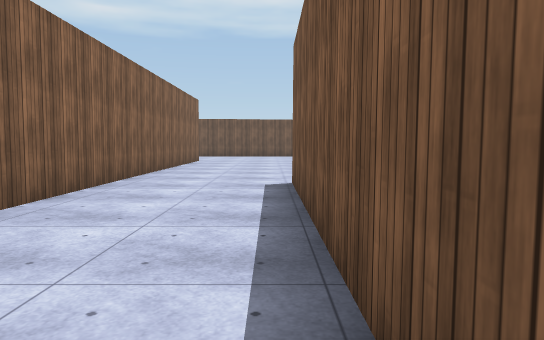
View 1 (above)

20 first-person views from a walk through a Unity game level. The camera is 1.3 m above the floor, tilts 4° down and sees 70° across. The floor is counted in squares, 2 m on a side. Each view is taken from the middle of a square. On the plan, view 1 faces up. The plan holds only what a view shows up to about 11 squares ahead; the rest is blank. The player is left out. Surface patterns are stand-ins for the level's own textures.

View 2
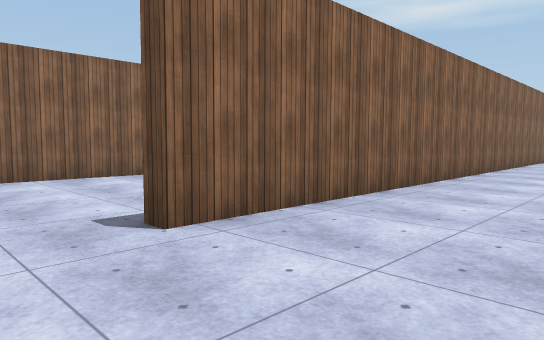

View 3
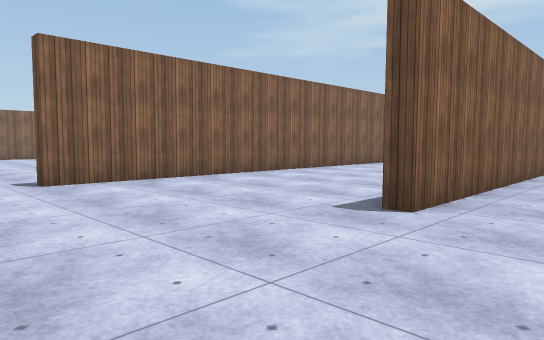

View 4
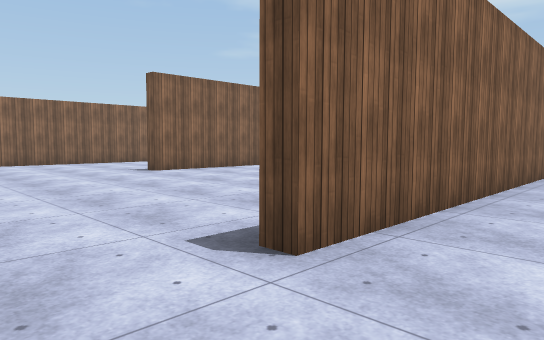

View 5
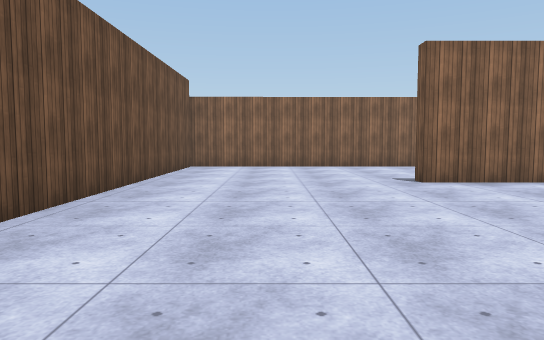

View 6
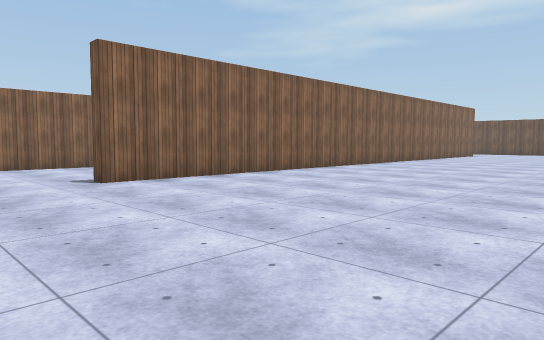

View 7
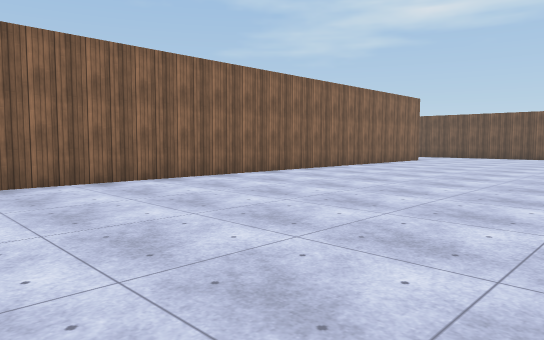

View 8
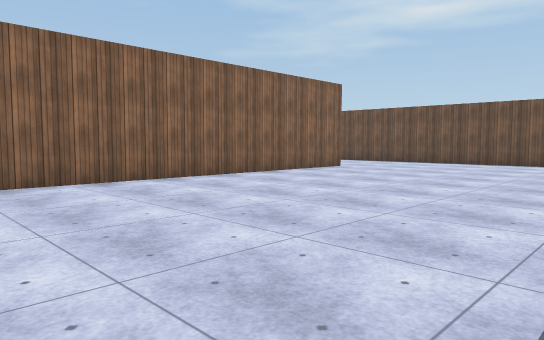

View 9
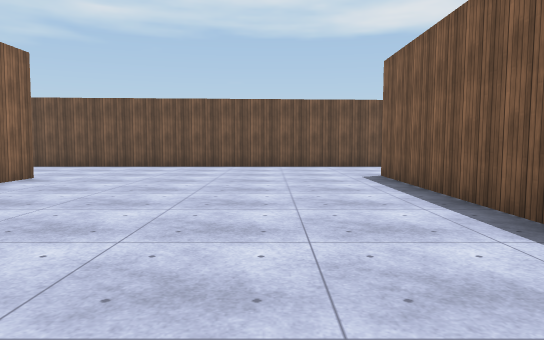

View 10
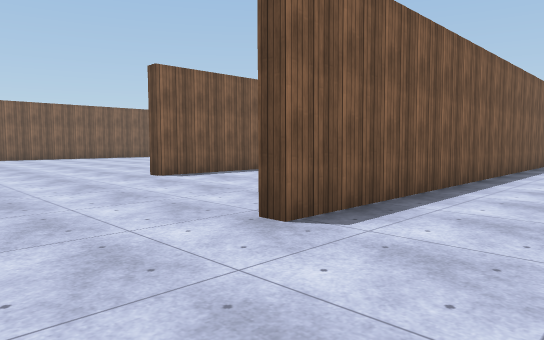

View 11
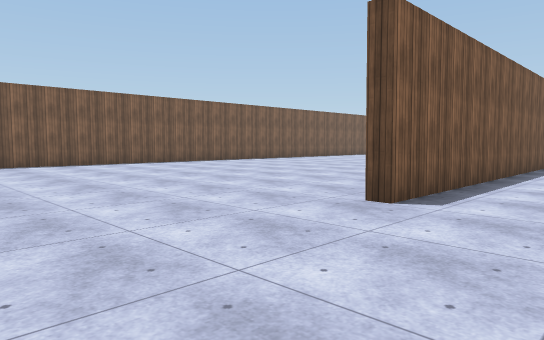

View 12
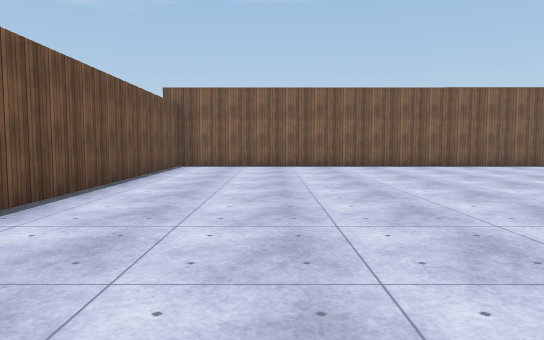

View 13
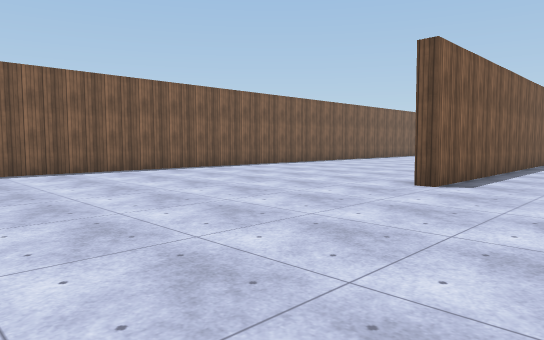

View 14
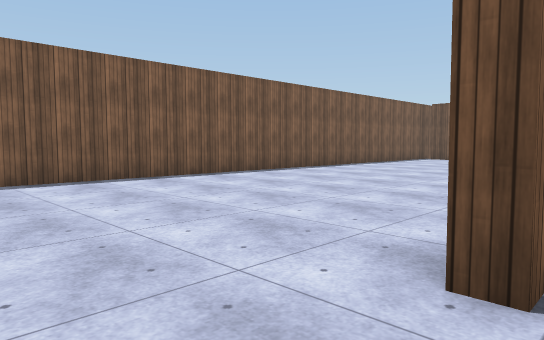

View 15
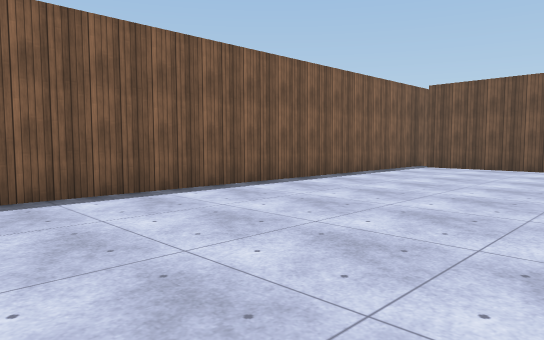

View 16
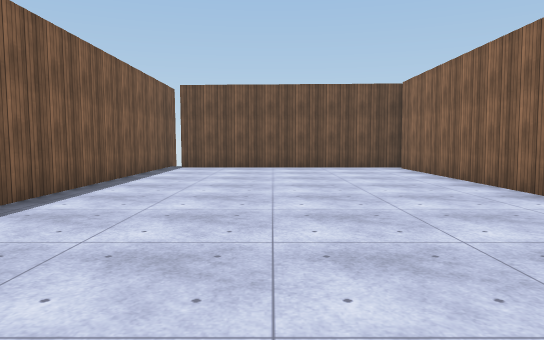

View 17
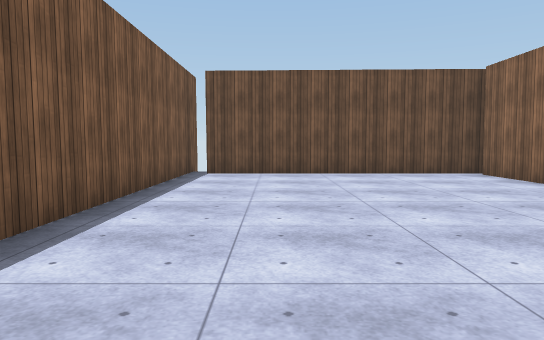

View 18
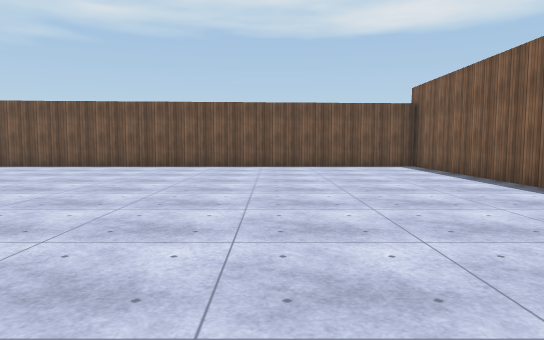

View 19
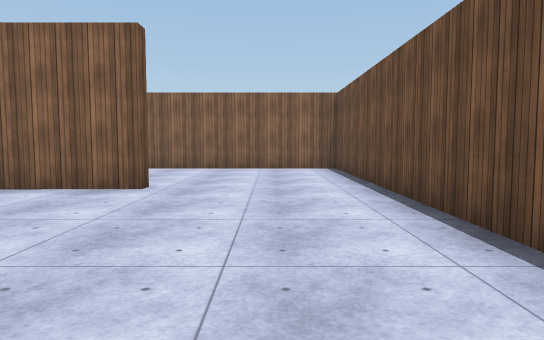

View 20
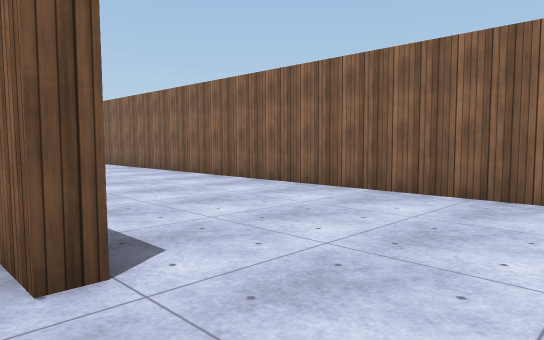

### Floor plan
Points are (right, up) in squares from view 1. A wall is a line through its corners. A room is listed if a view was taken in it or the views show most of it. See-through windows are left out.
Room 1 (views 1, 2, 3, 4, 5, 6, 7, 8, 9, 10, 11, 12, 13, 14, 15, 16, 17, 18, 19, 20)
walls: (-7.8, 5.6) (-7.8, 15.7); (-3, 6.3) (-3, 14.2); (-7.5, 2.2) (-7.4, -5.4); (-2.6, 11.1) (-2.6, -3.5); (0.4, -1.3) (0.3, 6.4); (0.7, -1.6) (0.7, -7.2) (6.4, -7.2); (-14.4, 15.2) (-14.4, -2.6); (-7, 18.6) (-18.8, 18.6) (-18.8, 6.2); (-18.7, -1) (-18.7, -7.2) (-11.1, -7.2); (6.9, 18.6) (-4.5, 18.6); (6.8, -8.4) (6.9, 18.9)

Where each view was taken, in squares from view 1:
view 1: 0 up, 0 right, facing up
view 2: 5 down, 0 right, facing up-left
view 3: 7 down, 1 left, facing up-left
view 4: 7 down, 6 left, facing up-left
view 5: 5 down, 8 left, facing left
view 6: 5 down, 8 left, facing up-left
view 7: 1 up, 8 left, facing up-left
view 8: 6 up, 8 left, facing up-left
view 9: 8 up, 10 left, facing up
view 10: 18 up, 10 left, facing down-right
view 11: 18 up, 5 left, facing down-right
view 12: 16 up, 4 left, facing right
view 13: 12 up, 2 left, facing down-right
view 14: 8 up, 0 right, facing down-right
view 15: 3 up, 2 right, facing down-right
view 16: 3 up, 4 right, facing down
view 17: 1 up, 5 right, facing down
view 18: 8 up, 3 right, facing up
view 19: 17 up, 9 left, facing left
view 20: 17 up, 14 left, facing down-left
